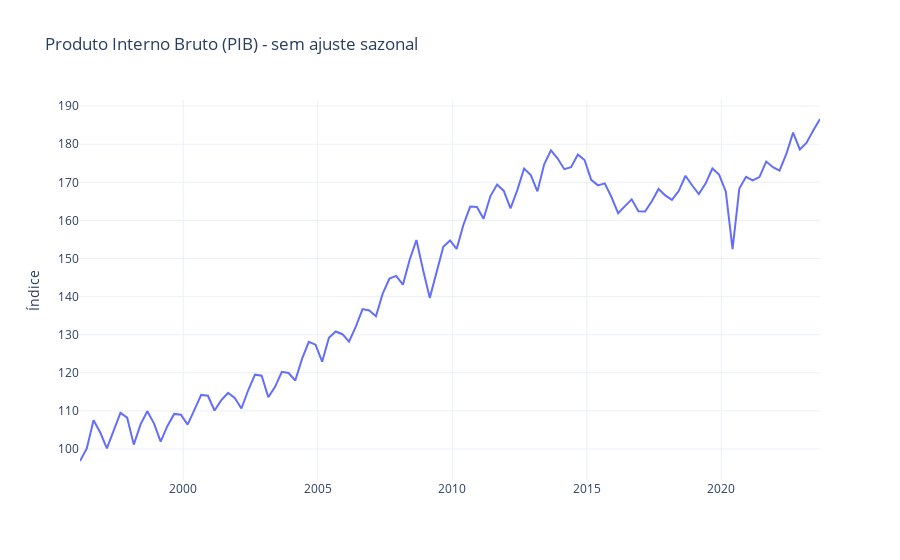

Source (notebook cell):
### Code cell
# Usando o Sidrapy para obter a tabela 1620 do IBGE.
# Tabela: 1620 - Série encadeada do índice de volume trimestral (Base: média 1995 = 100)
pib = get_pib_data_from_ibge('1620')

# Visualizando a série histórica do PIB.
fig = pib.plot(title='Produto Interno Bruto (PIB) - sem ajuste sazonal')
fig.update_layout(xaxis_title='',
                  yaxis_title='Índice',
                  showlegend=False,
                  template='plotly_white')
